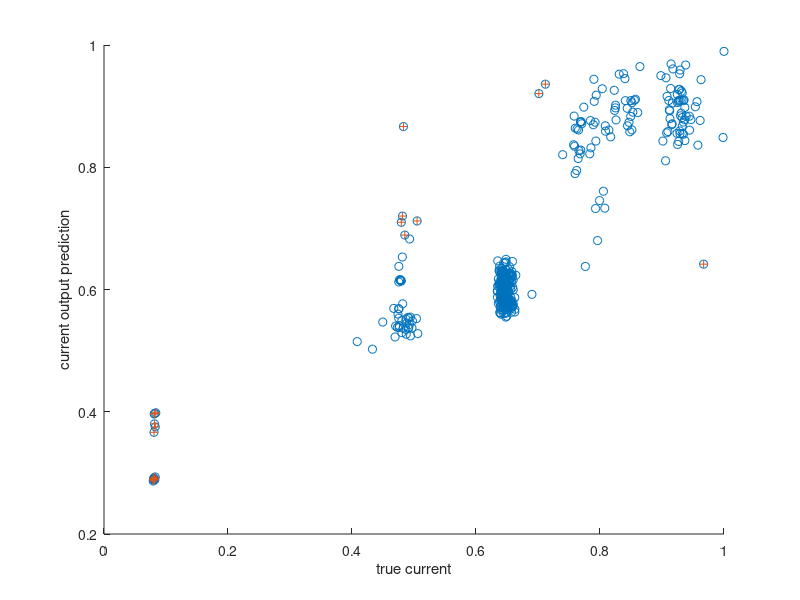

Here is the MATLAB script that generated this plot:
% speed
%current
% thermresistor temp
% dht temp
% dht humidity
% wind direction
% turbine sound



clc
clear
dataRegress = importdata('tubineData.csv')
temp = dataRegress(:,1);
% current, speed, thermresistor temp, dht temp, dht humidity, wind direction, turbine sound

dataRegress(:,1) = dataRegress(:,2);
dataRegress(:,2) = temp;
dataRegress;

%normalizing data
dataRegress(:,1)=dataRegress(:,1)./max(dataRegress(:,1));
dataRegress(:,2)=dataRegress(:,2)./max(dataRegress(:,2));
dataRegress(:,3)=dataRegress(:,3)./max(dataRegress(:,3));
dataRegress(:,4)=dataRegress(:,4)./max(dataRegress(:,4));
dataRegress(:,5)=dataRegress(:,5)./max(dataRegress(:,5));
dataRegress(:,6)=dataRegress(:,6)./max(dataRegress(:,6));
dataRegress(:,7)=dataRegress(:,7)./max(dataRegress(:,7));


turbineInputs = dataRegress(:,2:7); %input columns
turbineInputs(:,5) = []; %delete wind data
outputPower = dataRegress(:,1);

X = turbineInputs;
Y = outputPower;
X = [ones(size(X(:,1))) X]; %add a column of ones
B = regress(Y, X);

b0 = B(1)
b1 = B(2)
b2 = B(3)
b3 = B(4)
b4 = B(5)
b5 = B(6)


currentOut_predict = b0+b1*turbineInputs(:,1)+b2*turbineInputs(:,2)+b3*turbineInputs(:,3)+b4*turbineInputs(:,4)+b5*turbineInputs(:,5); %not using wind

differentPoints = (abs(currentOut_predict-Y) >= .2); %setting thresh hold

error = Y-X*B;

MSE = mean(error.^2);

figure(1)
hold on
scatter(Y, currentOut_predict)
%scatter(X(:,2), Y)
scatter(Y(differentPoints), currentOut_predict(differentPoints), '+') %plotting points that are different
xlabel('true current')
ylabel('current output prediction')
hold off

